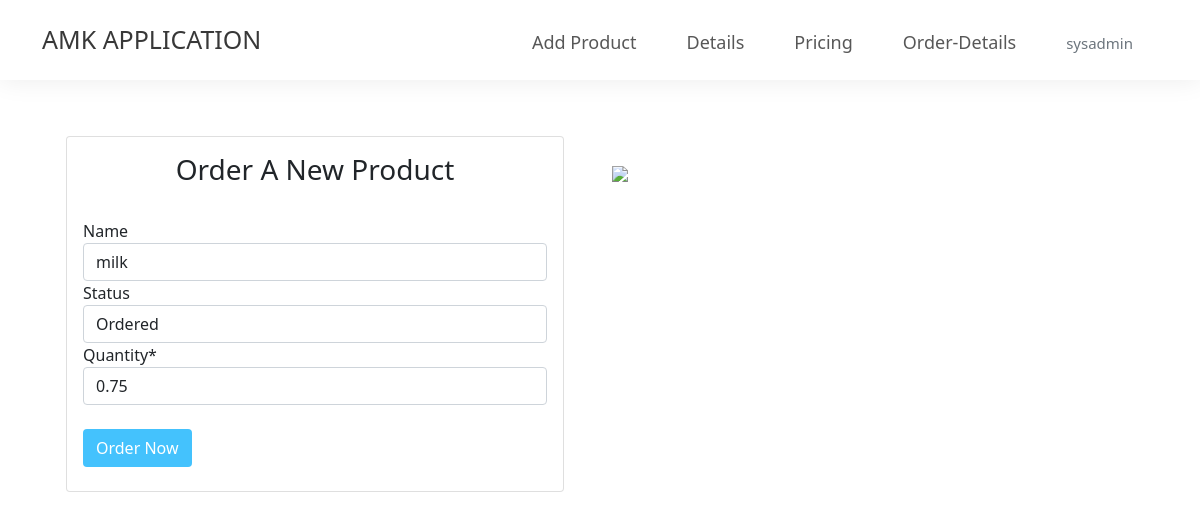
/order/8/edit/ (signed in), run on the app's committed database.
### amkapp/models.py (models this page shows, shortened)
class Order(models.Model):
    name = models.CharField(max_length=100,null=True,blank=True)
    quantity = models.FloatField()
    date = models.DateTimeField(auto_now_add=True)
    status = models.CharField(max_length=100,null=True,blank=True,default="Ordered")
    customer = models.ForeignKey(User,on_delete=models.CASCADE)

### amkapp/views.py (the view)
# urls.py: path('order/<int:pk>/edit/',views.deliveryupdate,name="order-edit"),
def deliveryupdate(request,pk):
    if request.method == 'GET':
        order = get_object_or_404(Order,pk=pk)
        form = OrderForm(initial={
            'status':order.status,
            'name':order.name,
            'quantity':order.quantity
        })
        return render(request,'index.html',{'form':form})
    if request.method == 'POST':
        order = get_object_or_404(Order,pk=pk)
        order.status = request.POST.get('status')
        order.save()
        return redirect('delivery')

### amkapp/forms.py
class OrderForm(forms.ModelForm):
    class Meta:
        model = Order
        fields = ['name','status','quantity']
    def __init__(self, *args, **kwargs):
        super().__init__(*args, **kwargs)
        for field_name in self.fields:
            field = self.fields.get(field_name)
            self.fields[field_name].widget.attrs.update({
                "placeholder": field.label,
                'class': "form-control",
                'autocomplete':"off"
            })

### amkapp/templates/index.html (shortened to what this page needs)
{% extends 'base.html' %}
{% load crispy_forms_tags %}
{% block content %}
<div class="container mt-5 py-2">
    <div class="row">
        <div class="col-md-6">
            <div class="container">
                <div class="card">
                    <div class="card-title">
                        <h3 class="text-center title m-3">Order A New Product</h3>
                        <div class="card-body">
                            <form method="POST" enctype="multipart/form-data">
                                {{form|crispy}}
                                <br/>
                                <input type="submit" class="btn" value="Order Now">
                            </form>
                        </div>
                    </div>
                </div>
            </div>
        </div>
        <div class="col-md-6">
            <br/>
            <div class="img-container">
                <img class="mobile" src="https://image.freepik.com/free-vector/milk-cartoon-icons-dairy-product-set-with-cheese-cheddar-brie-ricotta-yoghurt-butter-jar_144101-57.jpg" width="500">
            </div>
        </div>
    </div>
    <br/>
</div>
{% endblock content %}

### amkapp/templates/base.html (shortened to what this page needs)
{% load static %}
<!doctype html>
<html lang="en">
    <head>
        <link href="https://cdn.jsdelivr.net/npm/bootstrap@5.0.1/dist/css/bootstrap.min.css" rel="stylesheet">
        <link rel="stylesheet" href="{% static 'css/style.css' %}"></link>
        <link rel="stylesheet" href="https://cdnjs.cloudflare.com/ajax/libs/font-awesome/5.15.3/css/all.min.css" />
    </head>
    <body oncontextmenu="return false;">
        <nav class="navbar">
            <div class="container">
                <a href="{% url 'home' %}" class="navlogo">AMK APPLICATION</a>
                <ul class="main-nav">
                    {% if request.user.is_authenticated %}
                        <li><a href="{% url 'home' %}" class="navlink">Add Product</a></li>
                        <li><a href="{% url 'orders' %}" class="navlink">Details</a></li>
                        <li><a href="{% url 'prices' %}" class="navlink">Pricing</a></li>
                        {% if request.user.is_staff %}
                            <li><a href="{% url 'delivery' %}" class="navlink">Order-Details</a></li>
                        {% endif %}
                        {% if request.user %}
                        <div class="dropdown">
                            <a href="#" class="dropbtn navlink text-muted"><span style="font-size:15px;">{{request.user}}</span></a>
                        </div>
                        {% endif %}
                    {% endif %}
                </ul>
            </div>
        </nav>
        {% block content %}
        {% endblock content %}
    </body>
</html>

### amkapp/static/css/style.css (style rules this page uses)
.navbar { height: 80px; box-shadow: 0px 0px 25px 0 rgb(0 0 0 / 8%); z-index:999; }
.main-nav { list-style: none; display: flex; justify-content: flex-end; align-items: center; padding: 20px 0 0 0px; }
.navlink { margin:25px; text-decoration: none; font-size: 18px; color: rgba(0, 0, 0, 0.658); }
.navlogo { text-decoration: none; font-size: 25px; color: rgba(0, 0, 0, 0.781); }
.btn { background-color:#44c2fd; color:#fff; }

### amkapp/templates/base.html (style rules this page uses)
.dropdown { position: relative; display: inline-block; }

### data on the page
Order: name "milk", status "Ordered", quantity "0.75"

### other printed values
{{ request.user }} "sysadmin"
